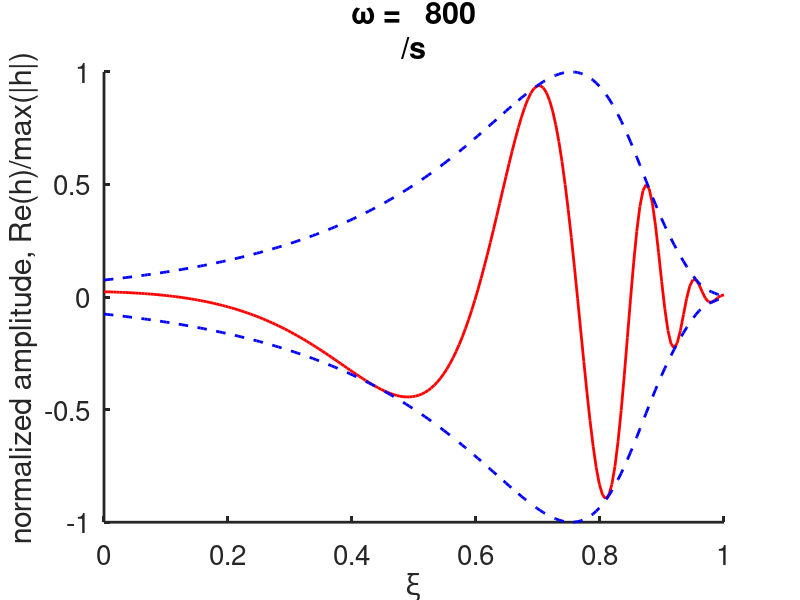
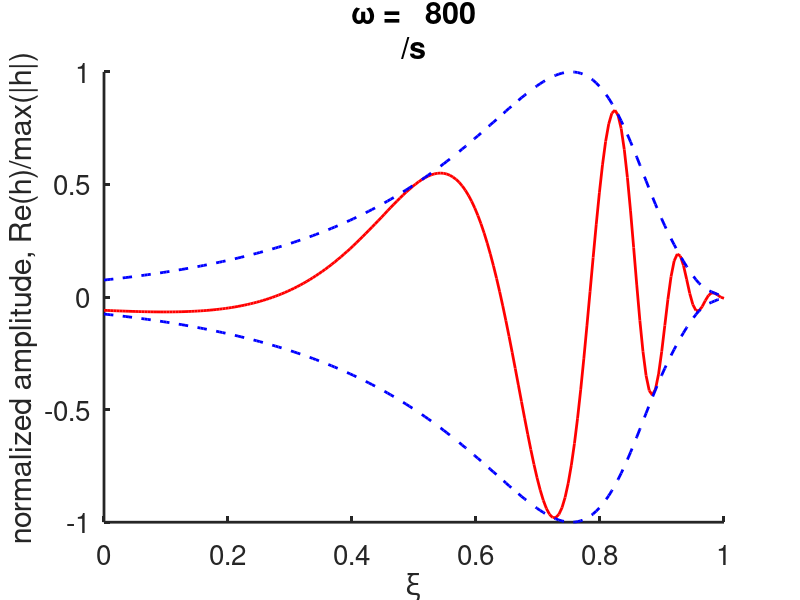
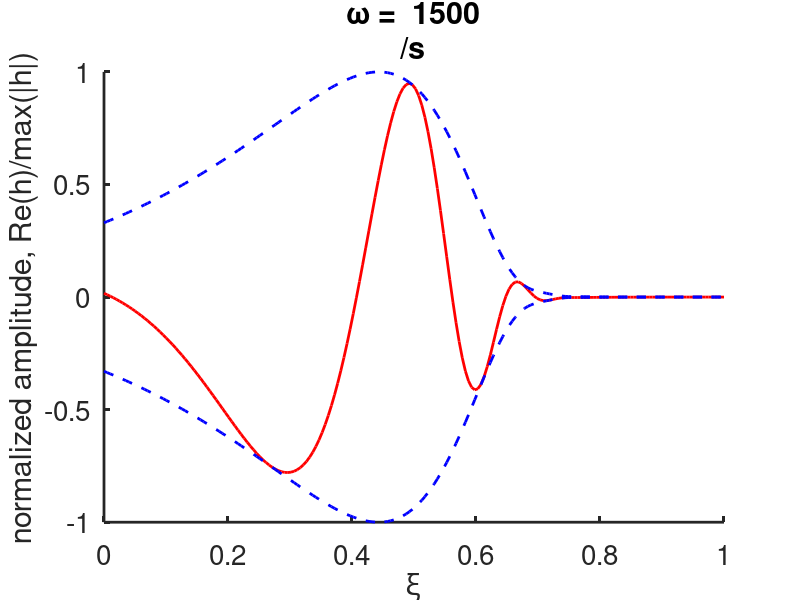
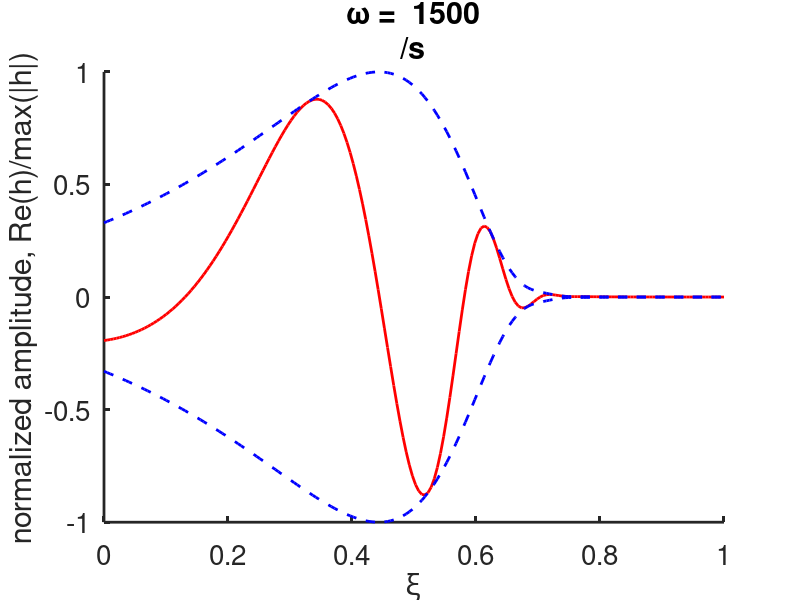

MATLAB code for these plots, in order:
%-------------------------------------------------------------------
%
% Simulate cochlear waves with the Lesser-Berkley model
% 
% For Chapter 20, Section 20.2.3 of
% Keener and Sneyd, Mathematical Physiology, 3rd Edition, Springer.
%
% Written by James Keener and James Sneyd
%
%-------------------------------------------------------------------

clear all
close all
clc
set(0,                           ...
   'defaultaxesfontsize', 20,   ...
   'defaultaxeslinewidth', 2.0, ...
   'defaultlinelinewidth', 2.0, ...
   'defaultpatchlinewidth', 0.7);
num = 200;
L = 3.5;   % Units of cm
l = 0.35;
lam = 1.5;
xi = linspace(0,1,num);
k = (1.e7)*exp(-lam*xi*L);   % don't forget that  x=xi*L  
mass = 0.05;
r = 3000*exp(-lam*xi*L);
% two cases:
wlist=[800,1500];

for wj = 1:2
    w = wlist(wj);
    Z = 1i*w*mass + r -1i* k/w;
    W = -1i*Z/(w*L);
    sigma = l/L;
    
    % Initialize
    N =100;
    alpha = zeros(N+1);
    f = zeros(N+1,1);
    A = zeros(N+1,1);
    
    % get matrix coefficients
    for n=0:N
        nn = n+1;
        for m = 0:N
            mm = m+1;
            alpha(mm,nn) = 2*cosh(n*pi*sigma)*trapz(xi,cos(n*pi*xi).*cos(m*pi*xi)./W);
            f(mm) = -trapz(xi,xi.*(2-xi).*cos(m*pi*xi)./W);
        end
        alpha(nn,nn) = alpha(nn,nn) + n*pi*sinh(n*pi*sigma)/2;
    end
    f(1) = f(1) - sigma;
    
    % solve linear equations for Fourier coefficients
    A  = alpha\f;
    
    % construct phi on y=0
    eta = 0.0;   % evaluate h on the membrane
    psi = xi.*(1-xi/2) - sigma*eta.*(1-eta/(2*sigma));
    for n=0:N
        psi = psi + A(n+1)*cosh(n*pi*(sigma-eta))*cos(n*pi*xi);
    end
    Fhat = 1;        % driving force.                 
    h = 2*Fhat*psi./W;
    
    figure(2*wj-1)
        plot(xi,real(h)/max(abs(h)),'r' )
        hold on
        plot(xi,abs(h)/max(abs(h)),'--b',xi,-abs(h)/max(abs(h))','--b','LineWidth',2)
        xlabel('\xi')
        ylabel('normalized amplitude, Re(h)/max(|h|)')
        xlim([0,1])
        formatSpecF = '%6.0f\n';    
        title(strcat('\omega = ',sprintf(formatSpecF,w),'/s'))
        box off
    
    % animate the wave, just for fun 
    N = 200;
    times = linspace(0,10/w,N);
    figure(2*wj)
    for j=1:N
        hwave = h*exp(1i*w*times(j));
        plot(xi,real(hwave)/max(abs(h)),'r',xi,abs(hwave)/max(abs(h)),'--b',xi,-abs(hwave)/max(abs(h)),'--b')
        xlabel('\xi')
        ylabel('normalized amplitude, Re(h)/max(|h|)')
        box off
        formatSpecF = '%6.0f\n';
        title(strcat('\omega = ',sprintf(formatSpecF,w),'/s'))
        xlim([0,1])
        drawnow
        pause(0.02)
    end

end


%igorout = [x' real(eta/max(eta))' abs(eta/max(eta))' -abs(eta/max(eta))'];
%writematrix(igorout,'igor_800.dat')
